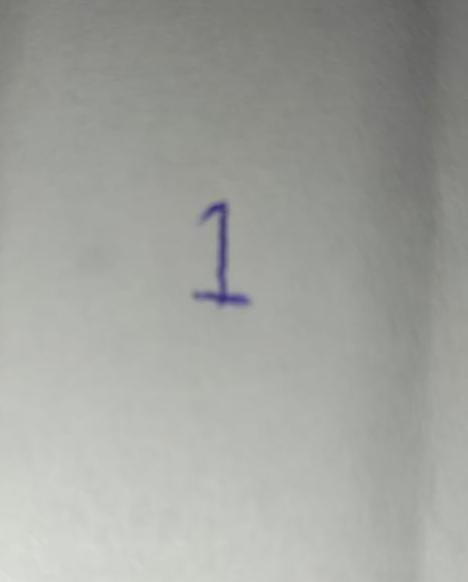
//> input picture data/2.jpeg, 468 x 582 px
$ ./main   (built with g++ and OpenCV 4)
//> lines starting //> are read from the running program, lines starting //| are printed output that depends on the picture; after the words box and inside, x2 and y2 are one past the last pixel; in counts of white or black regions, pixels touching at a corner belong together
#include <iostream>
#include <vector>
#include "ETS/main.h"
#include "png++/png.hpp"
#include "opencv4/opencv2/opencv.hpp"
#include <opencv4/opencv2/highgui.hpp>

using namespace std;

int main(int argc, char **argv)
{
    try
    {
        // cv::namedWindow("Example 2-1", cv::WINDOW_NORMAL);
        cv::Mat image = cv::imread("/home/danendra/Kuliah/DSEC/ETS/data/2.jpeg");
//> image is the input picture: 582 rows x 468 cols, CV_8UC3; mean B, G, R 158.5, 163.2, 161.5
        cv::Rect myROI(0, 0, 100, 100);
        cv::Mat croppedImage = image(myROI);
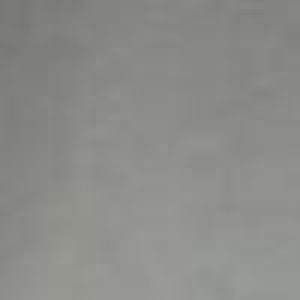
//> croppedImage: 100 rows x 100 cols, CV_8UC3 (shown 3 times larger); mean B, G, R 135.7, 140.7, 139.7

        cv::resize(image, image, cv::Size(30, 30));
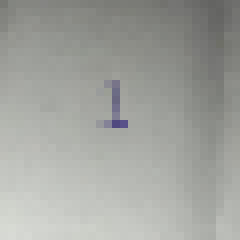
//> image: 30 rows x 30 cols, CV_8UC3 (shown 8 times larger); mean B, G, R 158.3, 163, 161.4

        // [8 lines of commented-out code are left out]

        cv::Mat imgHSV, imgThresholded;
        cv::cvtColor(image, imgHSV, cv::COLOR_BGR2HSV);
//> imgHSV: 30 rows x 30 cols, CV_8UC3; mean H, S, V 40.7, 8.4, 163.3
        // cv::imshow("HSV", imgHSV);

        while (true)
        {
            // [7 lines of commented-out code are left out]

            int h_min = 0;
            int h_max = 179;
            int s_min = 0;
            int s_max = 25;
            int v_min = 0;
            int v_max = 255;

            cv::Scalar lower(h_min, s_min, v_min);
            cv::Scalar upper(h_max, s_max, v_max);

            cv::inRange(imgHSV, lower, upper, imgThresholded);
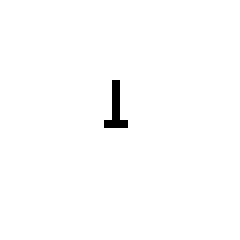
//> imgThresholded: 30 rows x 30 cols, CV_8UC1 (shown 8 times larger); 99.1% white; black in thin lines or dots, all inside (x1, y1, x2, y2) = (13, 10, 16, 16)
            cv::bitwise_not(imgThresholded, imgThresholded);

            vector<vector<cv::Point>> contours;
            vector<cv::Vec4i> hierarchy;
            cv::findContours(imgThresholded, contours, hierarchy, cv::RETR_TREE, cv::CHAIN_APPROX_SIMPLE, cv::Point(0, 0));
//> contours = 1 contour, all with area under 20
            cv::drawContours(image, contours, -1, cv::Scalar(0, 0, 255), 2, 8, hierarchy, 0, cv::Point());
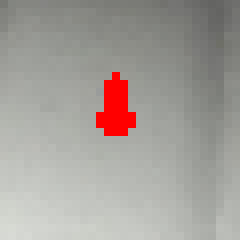
//> image: 30 rows x 30 cols, CV_8UC3 (shown 8 times larger); 2.89% of pixels changed, all inside (x1, y1, x2, y2) = (12, 9, 17, 17)
            cv::imshow("Thresholded Image", imgThresholded);
            cv::imshow("Original", image);
            // [12 lines of commented-out code are left out]
//> (the run ends here: the program needs code that is not available in this run, at `normalized_input = NormalizationWithMat(imgThresholded, 0, 255);`)

$ run again, with data/1.jpeg copied over data/2.jpeg
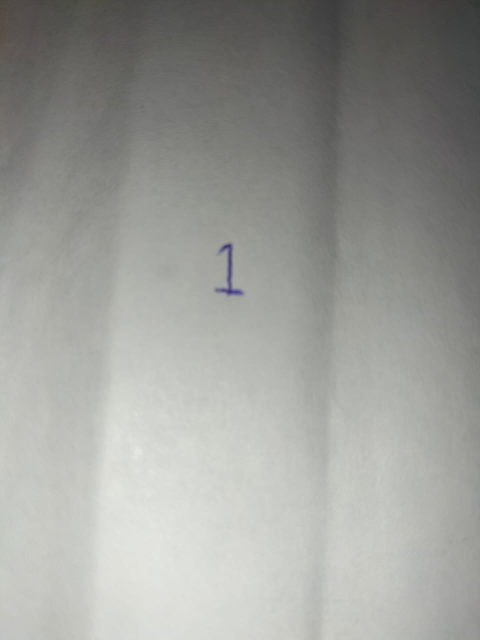
//> input picture data/1.jpeg, 960 x 1280 px (shown at 1/2 size)
//> image is the input picture: 1280 rows x 960 cols, CV_8UC3; mean B, G, R 152.7, 156.9, 156
//> imgHSV: 30 rows x 30 cols, CV_8UC3; mean H, S, V 36.3, 7.6, 157.1
//> `cv::inRange(imgHSV, lower, upper, imgThresholded);`:
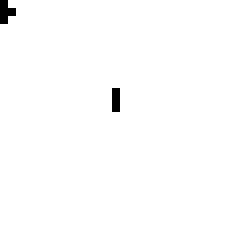
//> imgThresholded: 30 rows x 30 cols, CV_8UC1 (shown 8 times larger); 99.2% white; black in thin lines or dots, all inside (x1, y1, x2, y2) = (0, 0, 15, 14)
//> contours = 2 contours, all with area under 20
//> `cv::drawContours(image, contours, -1, cv::Scalar(0, 0, 255), 2, 8, hie..`:
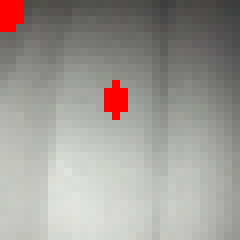
//> image: 30 rows x 30 cols, CV_8UC3 (shown 8 times larger); mean B, G, R 149.8, 154, 159.2
